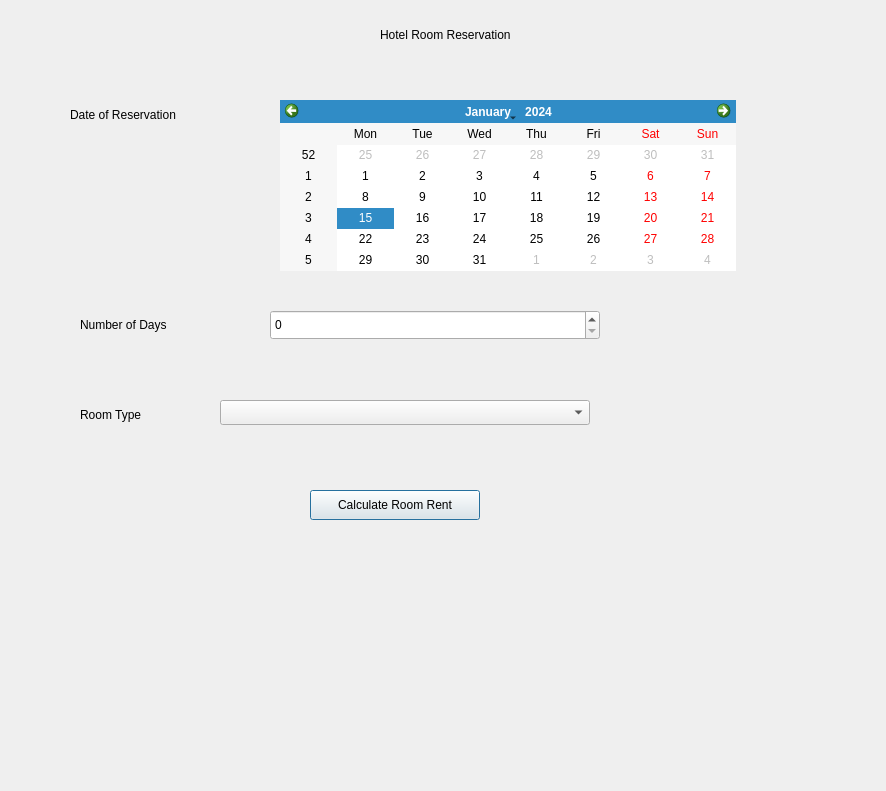
<?xml version="1.0" encoding="UTF-8"?>
<ui version="4.0">
 <class>Dialog</class>
 <widget class="QDialog" name="Dialog">
  <property name="geometry">
   <rect>
    <x>0</x>
    <y>0</y>
    <width>886</width>
    <height>791</height>
   </rect>
  </property>
  <property name="windowTitle">
   <string>Dialog</string>
  </property>
  <widget class="QLabel" name="label">
   <property name="geometry">
    <rect>
     <x>380</x>
     <y>20</y>
     <width>190</width>
     <height>30</height>
    </rect>
   </property>
   <property name="text">
    <string>Hotel Room Reservation</string>
   </property>
  </widget>
  <widget class="QLabel" name="Enteredinfo">
   <property name="geometry">
    <rect>
     <x>70</x>
     <y>540</y>
     <width>760</width>
     <height>40</height>
    </rect>
   </property>
   <property name="text">
    <string/>
   </property>
  </widget>
  <widget class="QLabel" name="label_3">
   <property name="geometry">
    <rect>
     <x>70</x>
     <y>100</y>
     <width>140</width>
     <height>30</height>
    </rect>
   </property>
   <property name="text">
    <string>Date of Reservation</string>
   </property>
  </widget>
  <widget class="QLabel" name="label_4">
   <property name="geometry">
    <rect>
     <x>80</x>
     <y>310</y>
     <width>140</width>
     <height>30</height>
    </rect>
   </property>
   <property name="text">
    <string>Number of Days</string>
   </property>
  </widget>
  <widget class="QLabel" name="label_5">
   <property name="geometry">
    <rect>
     <x>80</x>
     <y>400</y>
     <width>120</width>
     <height>30</height>
    </rect>
   </property>
   <property name="text">
    <string>Room Type</string>
   </property>
  </widget>
  <widget class="QLabel" name="RoomRentinfo">
   <property name="geometry">
    <rect>
     <x>100</x>
     <y>630</y>
     <width>600</width>
     <height>110</height>
    </rect>
   </property>
   <property name="text">
    <string/>
   </property>
  </widget>
  <widget class="QCalendarWidget" name="calendarWidget">
   <property name="geometry">
    <rect>
     <x>280</x>
     <y>100</y>
     <width>456</width>
     <height>171</height>
    </rect>
   </property>
  </widget>
  <widget class="QSpinBox" name="spinBox">
   <property name="geometry">
    <rect>
     <x>270</x>
     <y>310</y>
     <width>330</width>
     <height>30</height>
    </rect>
   </property>
  </widget>
  <widget class="QComboBox" name="comboBox">
   <property name="geometry">
    <rect>
     <x>220</x>
     <y>400</y>
     <width>370</width>
     <height>25</height>
    </rect>
   </property>
  </widget>
  <widget class="QPushButton" name="pushButton">
   <property name="geometry">
    <rect>
     <x>310</x>
     <y>490</y>
     <width>170</width>
     <height>30</height>
    </rect>
   </property>
   <property name="text">
    <string>Calculate Room Rent</string>
   </property>
  </widget>
 </widget>
 <resources/>
 <connections/>
</ui>
